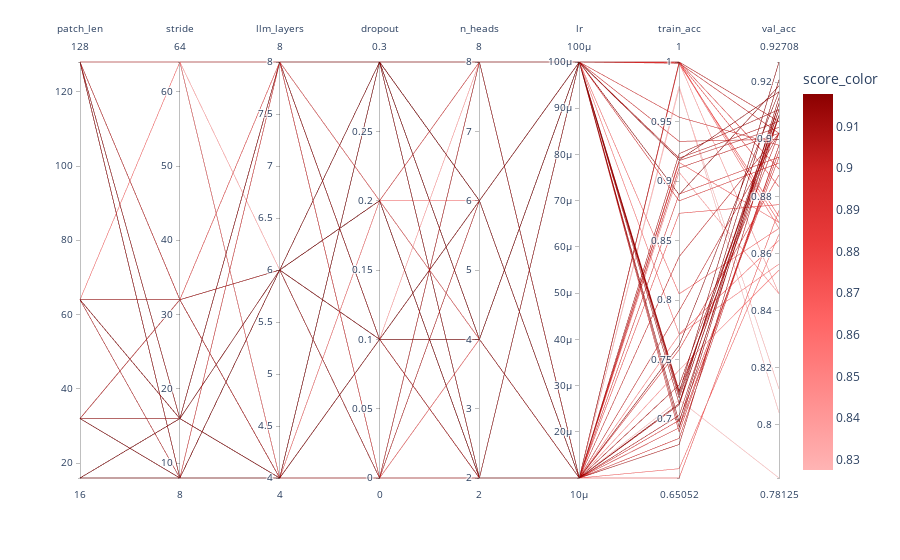

Notebook source saved alongside this figure:
### Code cell
import plotly.express as px

df = bacteria_search2_complete  

metric_col = "val_acc"
lower_is_better = False

exclude = {"train_f1", "val_f1"}
hyperparam_cols = [c for c in df.columns
                   if c not in exclude and c != metric_col and not c.startswith("split")]

df = df.copy()
df["score_color"] = (-df[metric_col] if lower_is_better else df[metric_col])

df_enc = df.copy()
for c in hyperparam_cols:
    if not np.issubdtype(df_enc[c].dtype, np.number):
        mapping = {k: i for i, k in enumerate(sorted(df_enc[c].astype(str).unique()))}
        df_enc[c] = df_enc[c].astype(str).map(mapping)

strong_red_scale = [
    [0.00, "rgb(255,180,180)"],
    [0.20, "rgb(255,140,140)"],
    [0.40, "rgb(255,100,100)"],
    [0.60, "rgb(235,60,60)"],
    [0.80, "rgb(205,35,35)"],
    [1.00, "rgb(139,0,0)"],
]

lo, hi = np.percentile(df["score_color"], [5, 95])

fig = px.parallel_coordinates(
    df_enc,
    dimensions=hyperparam_cols + [metric_col],
    color="score_color",
    color_continuous_scale=strong_red_scale,
    range_color=(lo, hi),
    labels={**{c: c for c in hyperparam_cols}, metric_col: metric_col},
)

fig.update_layout(
    paper_bgcolor="white",
    plot_bgcolor="white",
)

fig.show()

### Figure 1 — Plotly figure (JSON) as saved in the notebook; plotly's stock layout.template omitted (floating-point values rounded to 4 significant figures)
{"data": [{"dimensions": [{"label": "patch_len", "values": [128, 16, 128, 128, 128, 128, 64, 16, 128, 32, 32, 64, 64, 128, 16, 16, 64, 128, 128, 16, 16, 32, 32, 128, 16, 32, 16, 16, 128, 64, 16, 16, 128, 32, 16, 128, 128, 16, 16, 32, 64, 128, 32, 64, 32, 16, 128, 16, 64, 128]}, {"label": "stride", "values": [8, 16, 16, 32, 8, 64, 8, 16, 32, 8, 8, 32, 16, 32, 16, 16, 64, 64, 64, 16, 8, 16, 32, 64, 16, 8, 16, 8, 64, 16, 16, 8, 64, 32, 8, 16, 8, 16, 8, 16, 16, 16, 16, 32, 32, 16, 64, 16, 32, 8]}, {"label": "llm_layers", "values": [6, 4, 4, 4, 8, 8, 4, 6, 4, 6, 6, 4, 4, 8, 6, 6, 8, 4, 8, 4, 6, 6, 8, 6, 6, 4, 6, 4, 8, 8, 8, 6, 4, 6, 4, 6, 8, 8, 6, 8, 8, 6, 6, 6, 6, 6, 4, 6, 4, 4]}, {"label": "dropout", "values": [0.2, 0.3, 0.1, 0.3, 0.1, 0.3, 0.3, 0.1, 0, 0, 0.3, 0.3, 0.3, 0.1, 0, 0.3, 0.2, 0, 0, 0, 0.3, 0.3, 0.2, 0.1, 0.2, 0.1, 0.3, 0.3, 0.2, 0.3, 0.1, 0.2, 0.2, 0, 0, 0.1, 0, 0.3, 0.1, 0, 0.1, 0.3, 0, 0.1, 0.3, 0.3, 0.2, 0.2, 0.1, 0.3]}, {"label": "n_heads", "values": [2, 4, 6, 8, 4, 6, 2, 4, 2, 8, 8, 4, 4, 2, 8, 6, 4, 6, 4, 4, 4, 8, 2, 8, 2, 6, 6, 4, 4, 6, 4, 2, 4, 2, 8, 2, 2, 2, 2, 2, 6, 2, 6, 4, 2, 2, 6, 8, 2, 6]}, {"label": "lr", "values": [1e-05, 1e-05, 1e-05, 1e-05, 1e-05, 1e-05, 0.0001, 0.0001, 0.0001, 0.0001, 0.0001, 1e-05, 0.0001, 1e-05, 1e-05, 1e-05, 0.0001, 1e-05, 1e-05, 1e-05, 1e-05, 1e-05, 1e-05, 1e-05, 1e-05, 0.0001, 0.0001, 0.0001, 1e-05, 1e-05, 1e-05, 1e-05, 1e-05, 0.0001, 0.0001, 0.0001, 0.0001, 0.0001, 1e-05, 0.0001, 1e-05, 0.0001, 1e-05, 0.0001, 0.0001, 1e-05, 0.0001, 1e-05, 0.0001, 1e-05]}, {"label": "train_acc", "values": [0.8365, 0.699, 0.9156, 0.6927, 0.8891, 0.6505, 0.7203, 0.9177, 1, 0.999, 0.713, 0.6583, 0.6974, 0.8729, 0.9995, 0.713, 0.8052, 0.9776, 0.9797, 0.9984, 0.712, 0.7031, 0.7708, 0.9073, 0.7583, 0.8885, 0.724, 0.7224, 0.7411, 0.6786, 0.9172, 0.762, 0.7161, 1, 0.9536, 0.8833, 1, 0.6932, 0.9109, 0.9995, 0.9229, 0.7177, 1, 0.9193, 0.6891, 0.6839, 0.7714, 0.7911, 0.9333, 0.7286]}, {"label": "val_acc", "values": [0.9021, 0.8938, 0.8708, 0.8958, 0.8938, 0.875, 0.9104, 0.9167, 0.8708, 0.9021, 0.9083, 0.8667, 0.9146, 0.8771, 0.8458, 0.9208, 0.8688, 0.8125, 0.8042, 0.8729, 0.9104, 0.9083, 0.8562, 0.8458, 0.8875, 0.9187, 0.9021, 0.9271, 0.8542, 0.9083, 0.9042, 0.9167, 0.7812, 0.8896, 0.8979, 0.8917, 0.8688, 0.9125, 0.9021, 0.8833, 0.9104, 0.9125, 0.9062, 0.9062, 0.8979, 0.8979, 0.8646, 0.9021, 0.9, 0.9083]}], "domain": {"x": [0, 1], "y": [0, 1]}, "line": {"color": [0.9021, 0.8938, 0.8708, 0.8958, 0.8938, 0.875, 0.9104, 0.9167, 0.8708, 0.9021, 0.9083, 0.8667, 0.9146, 0.8771, 0.8458, 0.9208, 0.8688, 0.8125, 0.8042, 0.8729, 0.9104, 0.9083, 0.8562, 0.8458, 0.8875, 0.9187, 0.9021, 0.9271, 0.8542, 0.9083, 0.9042, 0.9167, 0.7812, 0.8896, 0.8979, 0.8917, 0.8688, 0.9125, 0.9021, 0.8833, 0.9104, 0.9125, 0.9062, 0.9062, 0.8979, 0.8979, 0.8646, 0.9021, 0.9, 0.9083], "coloraxis": "coloraxis"}, "name": "", "type": "parcoords"}], "layout": {"coloraxis": {"cmax": 0.9178, "cmin": 0.8275, "colorbar": {"title": {"text": "score_color"}}, "colorscale": [[0, "rgb(255,180,180)"], [0.2, "rgb(255,140,140)"], [0.4, "rgb(255,100,100)"], [0.6, "rgb(235,60,60)"], [0.8, "rgb(205,35,35)"], [1, "rgb(139,0,0)"]]}, "legend": {"tracegroupgap": 0}, "margin": {"t": 60}, "paper_bgcolor": "white", "plot_bgcolor": "white"}}
